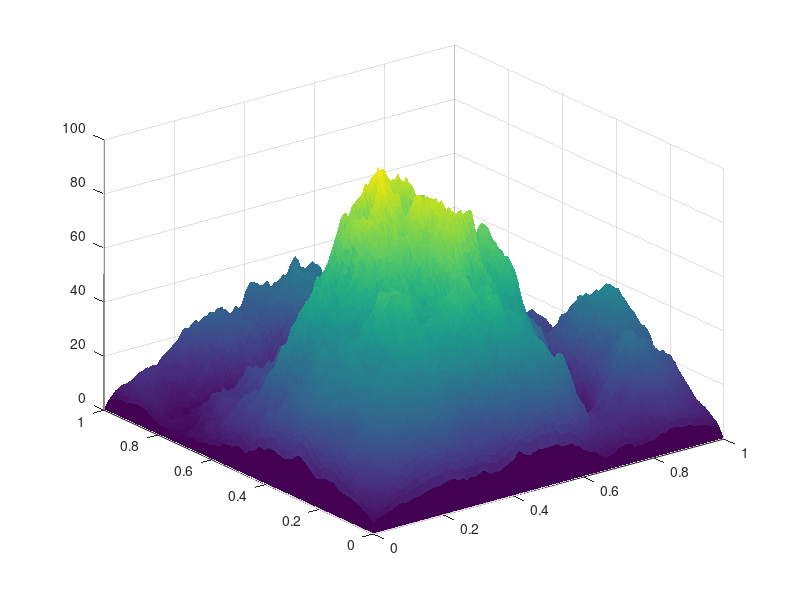

Write the MATLAB code that produced this figure. (Note: this script raises an error after producing the figure.)
% demo4
X=linspace(0,1,200)';
CL=(-cos(X*2*pi)+1).^.2;
r=(X-.5)'.^2+(X-.5).^2;
surf(X,X',abs(ifftn(exp(7i*rand(200))./r.^.9)).*(CL*CL')*30,'EdgeColor','none')

colormap(slanCM('terrain'))
light
material dull
view(59.1823,56.1559)

ax=gca;
ax.Projection='perspective';
ax.LineWidth=.8;
ax.XMinorTick='on';
ax.YMinorTick='on';
ax.ZMinorTick='on';
ax.GridLineStyle=':';
